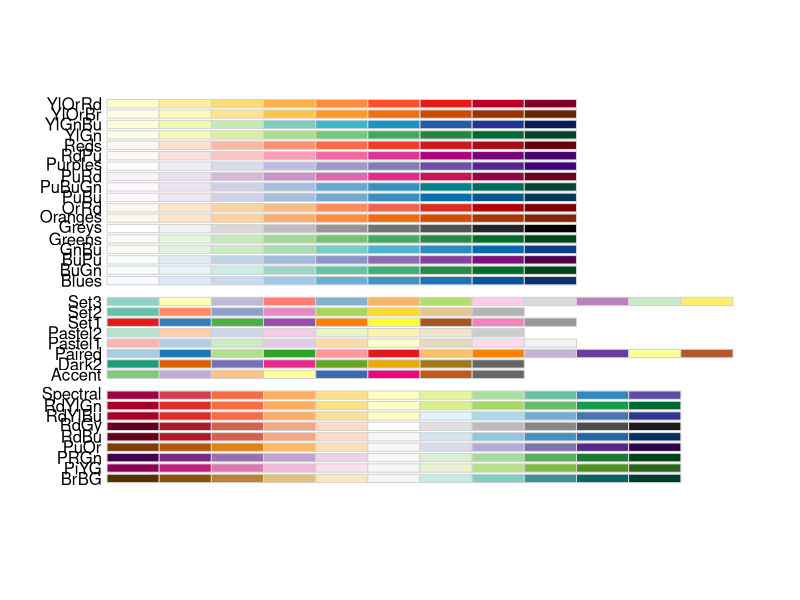
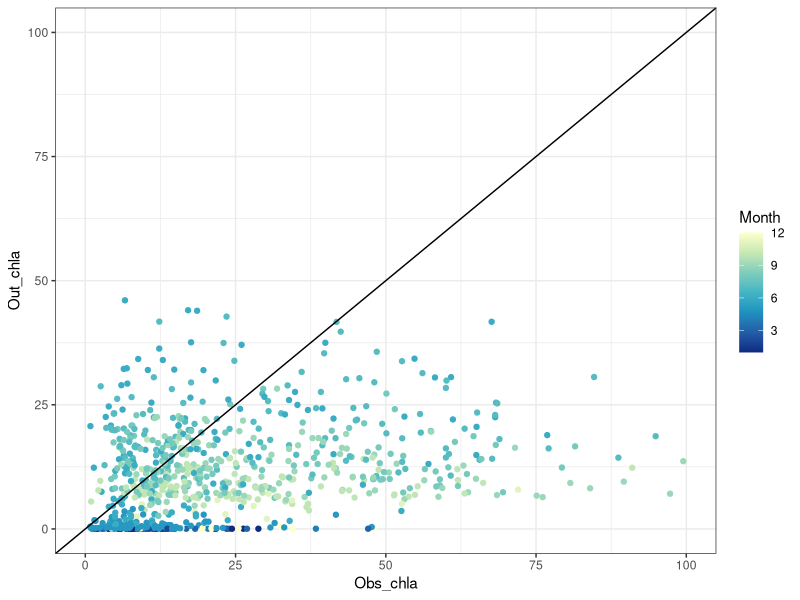
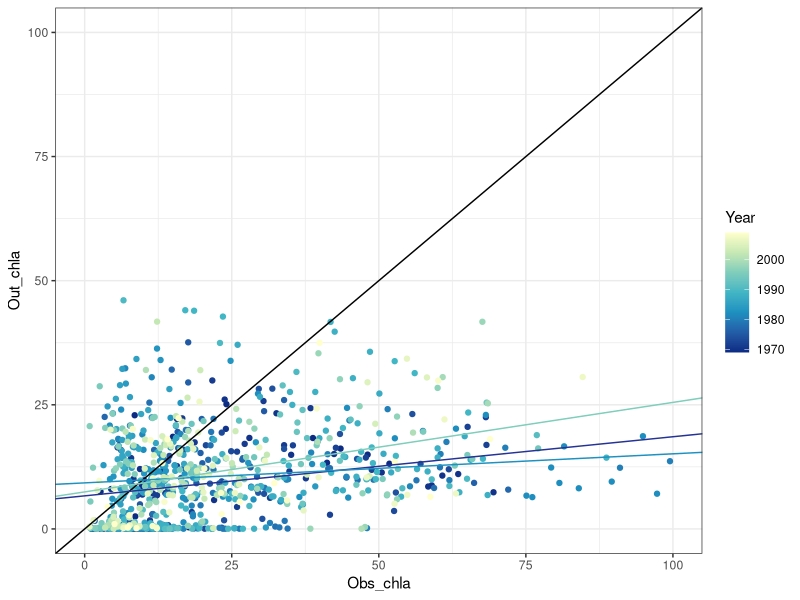

The R source for these figures, in order:
Observed=read.csv("Observed_IntegratedEpi.csv")
attach(Observed)
head(Observed)
dim(Observed)

Output=read.csv("Output_IntegratedEpi.csv")
attach(Output)
head(Output)
dim(Output)

chla=data.frame(Year, Month, Obs_chla, Out_chla)
TDP=data.frame(Year, Month, Obs_TDP, Out_TDP)
TP=data.frame(Year, Month, Obs_TP, Out_TP)

chlareg=lm(Out_chla ~ Obs_chla)
summary(chlareg)
# Call:
# lm(formula = Out_chla ~ Obs_chla)

# Residuals:
    # Min      1Q  Median      3Q     Max 
# -28.940  -7.828  -1.454   5.182  36.964 

# Coefficients:
            # Estimate Std. Error t value Pr(>|t|)    
# (Intercept)  8.41194    0.43969  19.132  < 2e-16 ***
# Obs_chla     0.10144    0.01321   7.681 4.32e-14 ***
# ---
# Signif. codes:  0 ‘***’ 0.001 ‘**’ 0.01 ‘*’ 0.05 ‘.’ 0.1 ‘ ’ 1

# Residual standard error: 8.809 on 857 degrees of freedom
  # (30 observations deleted due to missingness)
# Multiple R-squared:  0.0644,	Adjusted R-squared:  0.06331 
# F-statistic: 58.99 on 1 and 857 DF,  p-value: 4.32e-14

chlareg69to74=lm(Out_chla[1:145] ~ Obs_chla[1:145])
summary(chlareg69to74)
# Call:
# lm(formula = Out_chla[1:145] ~ Obs_chla[1:145])

# Residuals:
     # Min       1Q   Median       3Q      Max 
# -13.9075  -6.9150  -0.9485   5.8082  20.6512 

# Coefficients:
                # Estimate Std. Error t value Pr(>|t|)    
# (Intercept)      6.66560    0.86630   7.694 2.67e-12 ***
# Obs_chla[1:145]  0.11904    0.02134   5.579 1.28e-07 ***
# ---
# Signif. codes:  0 ‘***’ 0.001 ‘**’ 0.01 ‘*’ 0.05 ‘.’ 0.1 ‘ ’ 1

# Residual standard error: 7.489 on 135 degrees of freedom
  # (8 observations deleted due to missingness)
# Multiple R-squared:  0.1873,	Adjusted R-squared:  0.1813 
# F-statistic: 31.12 on 1 and 135 DF,  p-value: 1.275e-07

chlareg75to89=lm(Out_chla[146:583] ~ Obs_chla[146:583])
summary(chlareg75to89)
# Call:
# lm(formula = Out_chla[146:583] ~ Obs_chla[146:583])

# Residuals:
    # Min      1Q  Median      3Q     Max 
# -21.095  -8.490  -1.390   4.814  33.767 

# Coefficients:
                  # Estimate Std. Error t value Pr(>|t|)    
# (Intercept)        9.27491    0.65221   14.22  < 2e-16 ***
# Obs_chla[146:583]  0.05854    0.01971    2.97  0.00315 ** 
# ---
# Signif. codes:  0 ‘***’ 0.001 ‘**’ 0.01 ‘*’ 0.05 ‘.’ 0.1 ‘ ’ 1

# Residual standard error: 9.199 on 428 degrees of freedom
  # (8 observations deleted due to missingness)
# Multiple R-squared:  0.02019,	Adjusted R-squared:  0.0179 
# F-statistic: 8.821 on 1 and 428 DF,  p-value: 0.003145

chlareg90to09=lm(Out_chla[584:889] ~ Obs_chla[584:889])
summary(chlareg90to09)
# Call:
# lm(formula = Out_chla[584:889] ~ Obs_chla[584:889])

# Residuals:
    # Min      1Q  Median      3Q     Max 
# -15.911  -6.900  -1.556   5.358  37.395 

# Coefficients:
                  # Estimate Std. Error t value Pr(>|t|)    
# (Intercept)        7.45970    0.79146   9.425  < 2e-16 ***
# Obs_chla[584:889]  0.18028    0.02676   6.737 8.67e-11 ***
# ---
# Signif. codes:  0 ‘***’ 0.001 ‘**’ 0.01 ‘*’ 0.05 ‘.’ 0.1 ‘ ’ 1

# Residual standard error: 8.55 on 290 degrees of freedom
  # (14 observations deleted due to missingness)
# Multiple R-squared:  0.1353,	Adjusted R-squared:  0.1324 
# F-statistic: 45.39 on 1 and 290 DF,  p-value: 8.672e-11

RColorBrewer::display.brewer.all()
library(ggplot2)

a=ggplot(chla, aes(x=Obs_chla, y=Out_chla, color=Month)) 
a + geom_point() + geom_abline(slope=1, intercept=0) + theme_bw() + scale_color_distiller(palette="YlGnBu") + scale_x_continuous(limits=c(0,100)) + scale_y_continuous(limits=c(0,100))

b=ggplot(chla, aes(x=Obs_chla, y=Out_chla, color=Year)) 
b + geom_point() + geom_abline(slope=1, intercept=0) + theme_bw() + scale_color_distiller(palette="YlGnBu") + scale_x_continuous(limits=c(0,100)) + scale_y_continuous(limits=c(0,100)) + geom_abline(slope= 0.11904, intercept= 6.66560, color="#253494") + geom_abline(slope= 0.05854, intercept= 9.27491, color="#1d91c0") + geom_abline(slope= 0.18028, intercept=7.45970, color="#7fcdbb")

